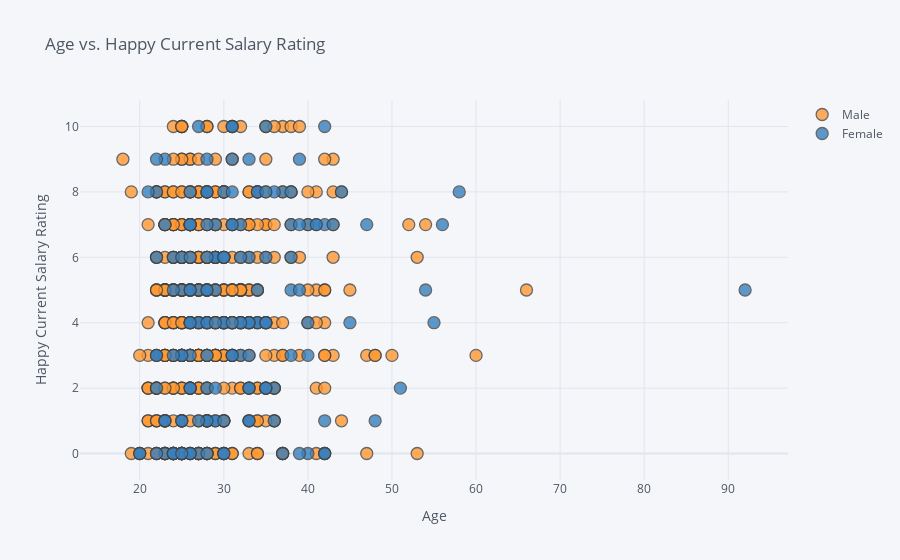

Notebook code cell kept with this figure:
### Code cell
df_modified_with_salary.iplot(kind='scatter', mode='markers', x='Age', y='Happy Current Salary Rating', categories='Sex', 
         xTitle='Age', yTitle='Happy Current Salary Rating', title='Age vs. Happy Current Salary Rating')

### Figure 1 — Plotly figure (JSON) as saved in the notebook; plotly's stock layout.template omitted (floating-point values rounded to 4 significant figures; data arrays with more than 128 entries replaced by an {"elided": "..."} marker saying what was removed)
{"data": [{"marker": {"color": "rgba(255, 153, 51, 1.0)", "line": {"width": 1.3}, "opacity": 0.8, "size": 12, "symbol": "circle"}, "mode": "markers", "name": "Male", "textfont": {"color": "#4D5663"}, "type": "scatter", "x": {"elided": "459 int values"}, "y": {"elided": "459 int values"}}, {"marker": {"color": "rgba(55, 128, 191, 1.0)", "line": {"width": 1.3}, "opacity": 0.8, "size": 12, "symbol": "circle"}, "mode": "markers", "name": "Female", "textfont": {"color": "#4D5663"}, "type": "scatter", "x": {"elided": "157 int values"}, "y": {"elided": "157 int values"}}], "layout": {"legend": {"bgcolor": "#F5F6F9", "font": {"color": "#4D5663"}}, "paper_bgcolor": "#F5F6F9", "plot_bgcolor": "#F5F6F9", "title": {"font": {"color": "#4D5663"}, "text": "Age vs. Happy Current Salary Rating"}, "xaxis": {"gridcolor": "#E1E5ED", "showgrid": true, "tickfont": {"color": "#4D5663"}, "title": {"font": {"color": "#4D5663"}, "text": "Age"}, "zerolinecolor": "#E1E5ED"}, "yaxis": {"gridcolor": "#E1E5ED", "showgrid": true, "tickfont": {"color": "#4D5663"}, "title": {"font": {"color": "#4D5663"}, "text": "Happy Current Salary Rating"}, "zerolinecolor": "#E1E5ED"}}}
